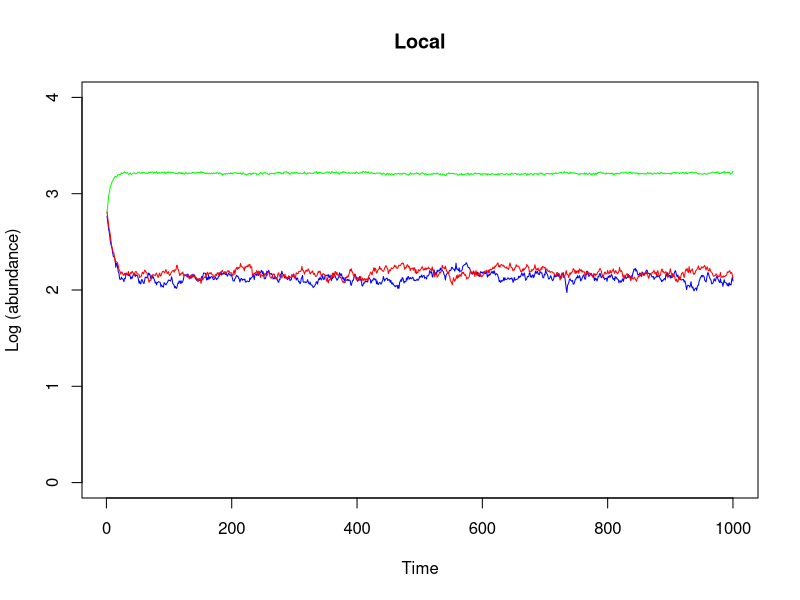
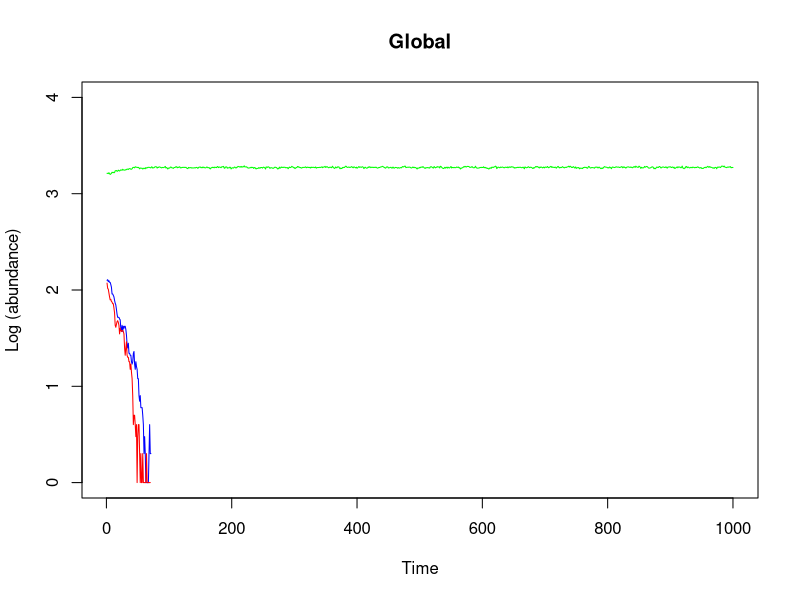
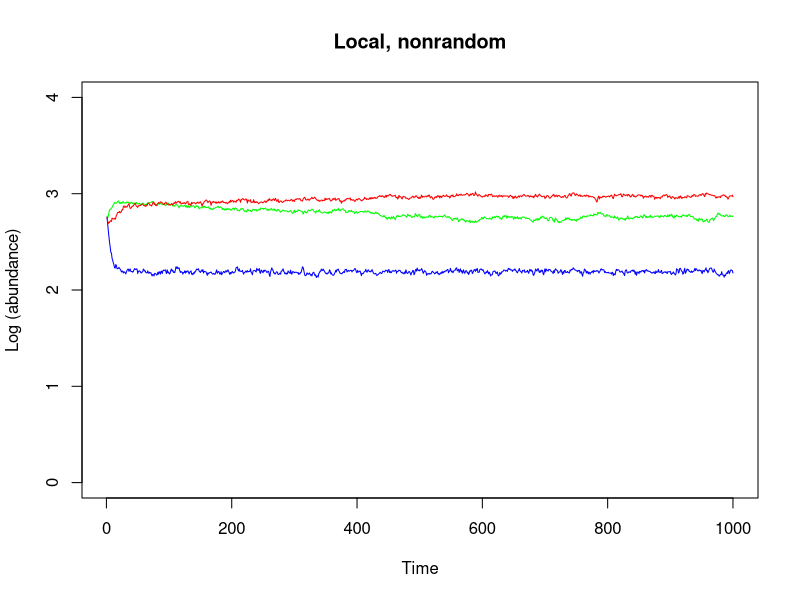
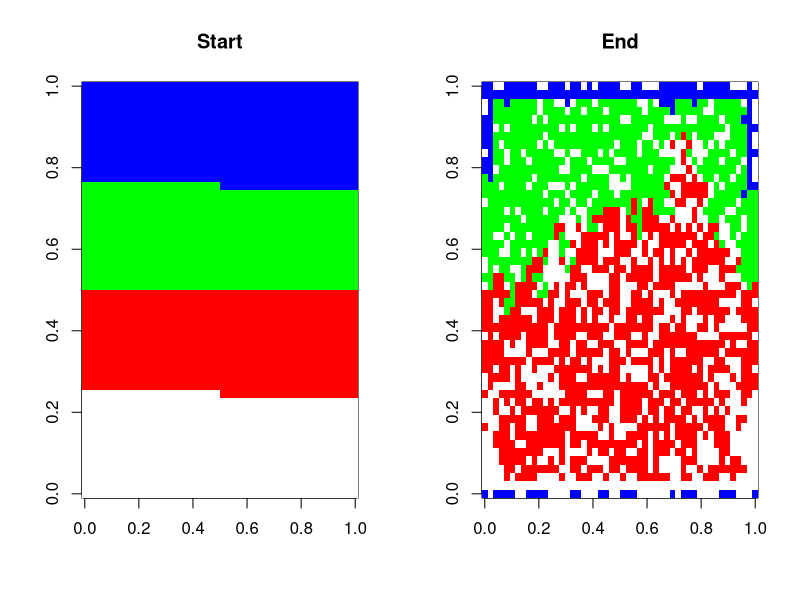
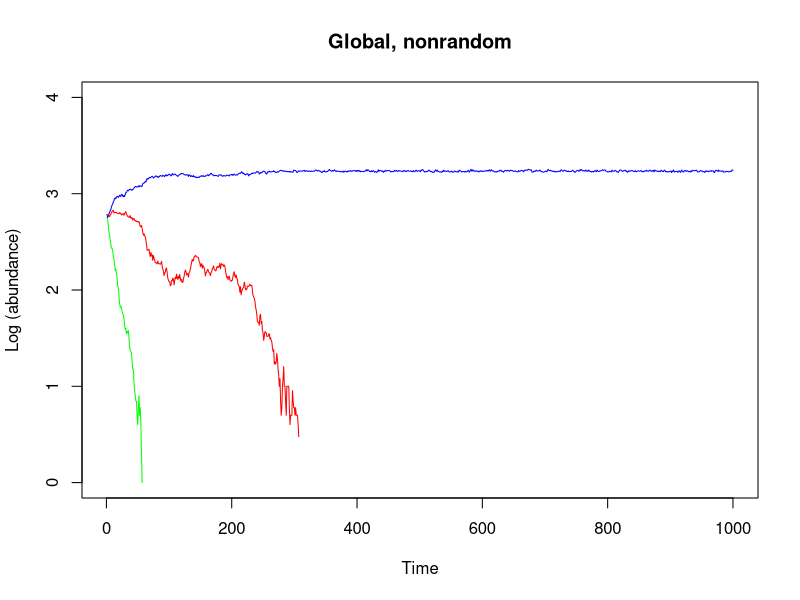

Here is the R script that generated these plots, in order:
## ---- chunk 1
#setwd("~/assignment05")
results <- read.csv("results.csv")


plot(x=1:1000, y=seq(from=0, to=4, by=4/999), type="n", xlab="Time", ylab="Log (abundance)", main="Local")
lines(log10(results$loc.epochs.r), col="green")
lines(log10(results$loc.epochs.s), col="blue")
lines(log10(results$loc.epochs.c), col="red")
## ---- chunk 2
plot(x=1:1000, y=seq(from=0, to=4, by=4/999), type="n", xlab="Time", ylab="Log (abundance)", main="Global")
lines(log10(results$gl.epochs.r), col="green")
lines(log10(results$gl.epochs.s), col="blue")
lines(log10(results$gl.epochs.c), col="red")
## ---- chunk 3
plot(x=1:1000, y=seq(from=0, to=4, by=4/999), type="n", xlab="Time", ylab="Log (abundance)", main="Local, nonrandom")
lines(log10(results$ordered.loc.epochs.r), col="green")
lines(log10(results$ordered.loc.epochs.s), col="blue")
lines(log10(results$ordered.loc.epochs.c), col="red")
## ---- chunk 4
ordered.end <- read.csv("orderedMatEnd.csv")
par(mfrow=c(1,2))
image(matrix(c(rep(0, 625), rep(1, 625), rep(2, 625), rep(3, 625)), nrow=50, ncol=50),col=c("white", "red", "green", "blue"), main="Start") 
image(as.matrix(ordered.end)[,2:51], col=c("white", "red", "green", "blue"), main="End")
par(mfrow=c(1,1))
## ---- chunk 5
results2 <- read.csv("results2.csv")

plot(x=1:1000, y=seq(from=0, to=4, by=4/999), type="n", xlab="Time", ylab="Log (abundance)", main="Global, nonrandom")
lines(log10(results2$ordered.gl.epochs.r), col="green")
lines(log10(results2$ordered.gl.epochs.s), col="blue")
lines(log10(results2$ordered.gl.epochs.c), col="red")
